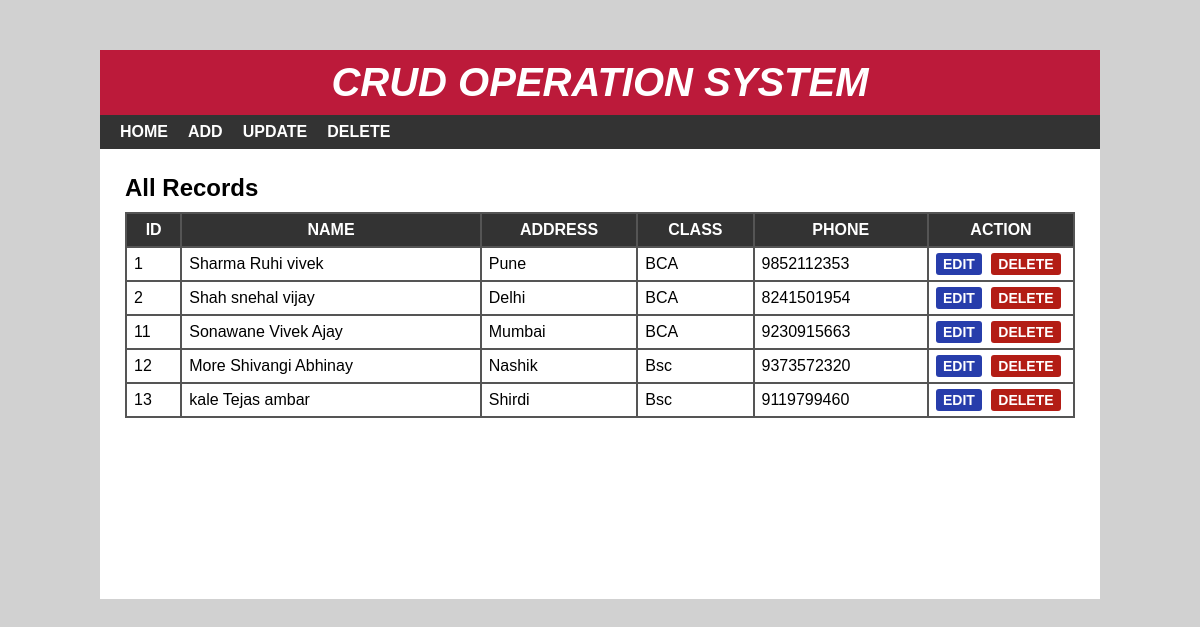
The page / on the database its author committed.
### tables this page shows
CREATE TABLE `student` (
  `sid` int(10) NOT NULL,
  `sname` varchar(30) NOT NULL,
  `saddress` varchar(100) NOT NULL,
  `sclass` int(10) NOT NULL,
  `sphone` varchar(10) NOT NULL
);

CREATE TABLE `studentclass` (
  `cid` int(11) NOT NULL,
  `cname` varchar(15) NOT NULL
);

### index.php (the view, shortened to what this page needs)
<?php
include 'header.php';
?>
<div id="main-content">
    <h2>All Records</h2>
    <?php
      include 'config.php';
      $sql = "SELECT * FROM student JOIN studentclass WHERE student.sclass = studentclass.cid";
      $result = mysqli_query($conn, $sql) or die("Query Unsuccessful.");
      if(mysqli_num_rows($result) > 0)  {
    ?>
    <table cellpadding="7px">
        <thead>
        <th>Id</th>
        <th>Name</th>
        <th>Address</th>
        <th>Class</th>
        <th>Phone</th>
        <th>Action</th>
        </thead>
        <tbody>
          <?php
            while($row = mysqli_fetch_assoc($result)){
          ?>
            <tr>
                <td><?php echo $row['sid']; ?></td>
                <td><?php echo $row['sname']; ?></td>
                <td><?php echo $row['saddress']; ?></td>
                <td><?php echo $row['cname']; ?></td>
                <td><?php echo $row['sphone']; ?></td>
                <td>
                    <a href='edit.php?id=<?php echo $row['sid']; ?>'>Edit</a>
                    <a href='delete-inline.php?id=<?php echo $row['sid']; ?>'>Delete</a>
                </td>
            </tr>
          <?php } ?>
        </tbody>
    </table>
  <?php }else{
    echo "<h2>No Record Found</h2>";
  }
  ?>
</div>
</div>
</body>
</html>

### header.php (shortened to what this page needs)
<!DOCTYPE html>
<html lang="en">
<head>
  <link rel="stylesheet" href="css/style.css">
</head>
<body>
    <div id="wrapper">
        <div id="header">
            <h1>Crud Operation system</h1>
        </div>
        <div id="menu">
            <ul>
                <li>
                    <a href="index.php">Home</a>
                </li>
                <li>
                    <a href="add.php">Add</a>
                </li>
                <li>
                    <a href="update.php">Update</a>
                </li>
                <li>
                    <a href="delete.php">Delete</a>
                </li>
            </ul>
        </div>

### css/style.css (style rules this page uses)
body { font:16px arial; margin: 0; padding: 0; background: #d1d1d1; }
#wrapper { width: 1000px; margin: 50px auto 0; background-color: #fff; }
#header { text-align: center; background-color: #BC1A3A; padding: 10px; }
#header h1 { color: #fff; font-size: 40px; font-style: italic; font-weight: 700; text-transform: uppercase; margin: 0; }
#menu { background-color: #333; }
#menu ul { font-size: 0; padding: 0 10px; margin: 0; list-style: none; }
#menu ul li { display: inline-block; }
#menu ul li a { color: #fff; font-size: 16px; font-weight: 600; padding: 8px 10px; display: block; text-decoration: none; text-transform: uppercase; transition: all 0.3s ease; }
#main-content { padding: 25px; min-height: 400px; }
#main-content h2 { margin: 0 0 10px; text-transform: capitalize; }
#main-content table { width: 100%; background-color: #555; margin: 0 0 20px; }
#main-content table th { color: #fff; background-color: #333; text-transform: uppercase; }
#main-content table th:last-child { width: 130px; }
#main-content table td { background-color: #fff; }
#main-content table td a { font-size: 14px; font-weight: 600; text-transform: uppercase; padding: 3px 7px; color: #fff; background-color: #273dab; text-decoration: none; border-radius: 3px; }
#main-content table td a:nth-child(2) { background-color: #b31d15; margin: 0 0 0 5px; }

### rows shown on the page
student: sid "1", sname "Sharma Ruhi vivek", saddress "Pune", studentclass.cname "BCA", sphone "9852112353"
student: sid "2", sname "Shah snehal vijay", saddress "Delhi", studentclass.cname "BCA", sphone "8241501954"
student: sid "11", sname "Sonawane Vivek Ajay", saddress "Mumbai", studentclass.cname "BCA", sphone "9230915663"
student: sid "12", sname "More Shivangi Abhinay", saddress "Nashik", studentclass.cname "Bsc", sphone "9373572320"
student: sid "13", sname "kale Tejas ambar", saddress "Shirdi", studentclass.cname "Bsc", sphone "9119799460"
